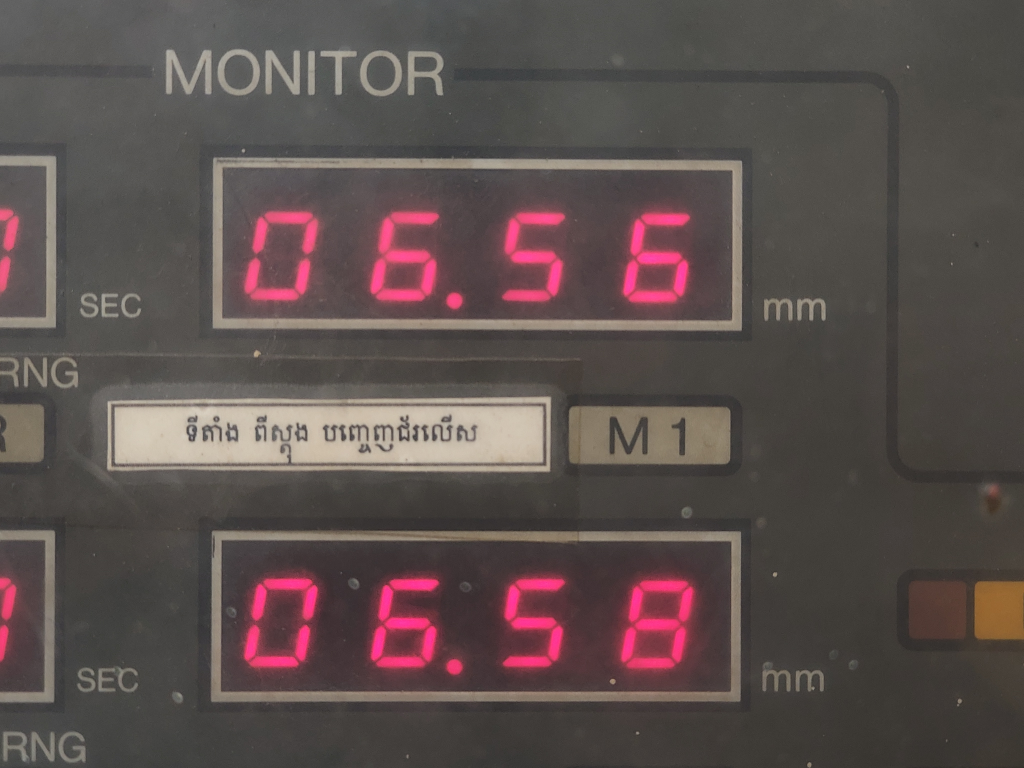
#> input picture img/raw/raw_009.jpg, 4096 x 3072 px (shown at 1/4 size)
$ python main.py
#> lines starting #> are read from the running program, lines starting #| are printed output that depends on the picture; after the words box and inside, x2 and y2 are one past the last pixel; in counts of white or black regions, pixels touching at a corner belong together
### roi_detection.py
import cv2
import imutils

def preprocess(img):
    resized = imutils.resize(img, height=300)
    gray = cv2.cvtColor(resized, cv2.COLOR_BGR2GRAY)
    gray = cv2.bilateralFilter(gray, 11, 17, 17)
    blurred = cv2.GaussianBlur(gray, (5, 5), 0)

    edged = cv2.Canny(blurred, 10, 100)
    edged = cv2.morphologyEx(
        edged,
        cv2.MORPH_CLOSE,
        cv2.getStructuringElement(cv2.MORPH_RECT, (3, 3)),
        iterations=2
    )

    return resized, gray, edged

def find_big_displays(edged):
    cnts = cv2.findContours(edged.copy(), cv2.RETR_EXTERNAL, cv2.CHAIN_APPROX_SIMPLE)
    cnts = imutils.grab_contours(cnts)

    candidates = []

    for c in cnts:
        peri = cv2.arcLength(c, True)
        approx = cv2.approxPolyDP(c, 0.02 * peri, True)

        if len(approx) != 4:
            continue

        x, y, w, h = cv2.boundingRect(approx)
        area = w * h
        aspect = w / float(h)

        # tune these values for your camera
        if w > 180 and h > 50 and area > 8000 and aspect > 3.0:
            candidates.append((x, y, w, h, area))

    # keep only the 2 biggest displays
    candidates = sorted(candidates, key=lambda item: item[4], reverse=True)[:2]

    # sort top-to-bottom
    candidates = sorted(candidates, key=lambda item: item[1])

    return candidates

def crop_from_original(original, resized, candidates, pad=5):
    scale_x = original.shape[1] / float(resized.shape[1])
    scale_y = original.shape[0] / float(resized.shape[0])

    rois = []

    for (x, y, w, h, area) in candidates:
        x0 = int((x + pad) * scale_x)
        y0 = int((y + pad) * scale_y)
        x1 = int((x + w - pad) * scale_x)
        y1 = int((y + h - pad) * scale_y)

        roi = original[y0:y1, x0:x1]
        rois.append((x0, y0, x1, y1, roi))

    return rois

### digit_segmentation.py
import cv2
import imutils
import numpy as np


DIGITS_LOOKUP = {
    (1, 1, 1, 0, 1, 1, 1): "0",
    (0, 0, 1, 0, 0, 1, 0): "1",
    (1, 0, 1, 1, 1, 0, 1): "2",
    (1, 0, 1, 1, 0, 1, 1): "3",
    (0, 1, 1, 1, 0, 1, 0): "4",
    (1, 1, 0, 1, 0, 1, 1): "5",
    (1, 1, 0, 1, 1, 1, 1): "6",
    (1, 0, 1, 0, 0, 1, 0): "7",
    (1, 1, 1, 1, 1, 1, 1): "8",
    (1, 1, 1, 1, 0, 1, 1): "9",
}

def thresholding_digit(roi_img):
    b_channel, g_channel, r_channel = cv2.split(roi_img)

    # Seven-segment LEDs are strongly red, so isolate that signal instead of
    # inverting a grayscale image, which turns the whole dark display on.
    red_score = cv2.subtract(r_channel, cv2.max(b_channel, g_channel))
    red_score = cv2.GaussianBlur(red_score, (5, 5), 0)

    thresh = cv2.threshold(
        red_score,
        0,
        255,
        cv2.THRESH_BINARY | cv2.THRESH_OTSU,
    )[1]

    small_kernel = cv2.getStructuringElement(cv2.MORPH_RECT, (3, 3))
    thresh = cv2.morphologyEx(thresh, cv2.MORPH_OPEN, small_kernel)
    thresh = cv2.morphologyEx(thresh, cv2.MORPH_CLOSE, small_kernel)

    return thresh

def _extract_components(thresh_img):
    roi_h, roi_w = thresh_img.shape[:2]

    merge_kernel = cv2.getStructuringElement(
        cv2.MORPH_RECT,
        (
            max(25, roi_w // 80),
            max(25, roi_h // 24),
        ),
    )
    merged = cv2.morphologyEx(thresh_img, cv2.MORPH_CLOSE, merge_kernel)

    cnts = cv2.findContours(merged.copy(), cv2.RETR_EXTERNAL, cv2.CHAIN_APPROX_SIMPLE)
    cnts = imutils.grab_contours(cnts)
    components = []

    for c in cnts:
        (x, y, w, h) = cv2.boundingRect(c)

        area = w * h
        is_digit = h >= int(roi_h * 0.45) and w >= int(roi_w * 0.04)
        is_decimal = (
            area >= int(roi_h * roi_w * 0.0015)
            and 0.6 <= (w / float(h)) <= 1.4
            and y >= int(roi_h * 0.65)
        )

        if is_digit or is_decimal:
            components.append(
                {
                    "bbox": (x, y, w, h),
                    "kind": "decimal" if is_decimal and not is_digit else "digit",
                }
            )

    components.sort(key=lambda item: item["bbox"][0])
    return components


def _normalize_digit_crop(binary_crop):
    ys, xs = np.where(binary_crop > 0)
    if len(xs) == 0 or len(ys) == 0:
        return None

    tight = binary_crop[ys.min():ys.max() + 1, xs.min():xs.max() + 1]
    return cv2.resize(tight, (100, 180), interpolation=cv2.INTER_NEAREST)


def decode_digit(binary_crop):
    normalized = _normalize_digit_crop(binary_crop)
    if normalized is None:
        return "?", (0, 0, 0, 0, 0, 0, 0), [0.0] * 7

    segments = [
        ((22, 8), (78, 30)),
        ((6, 22), (28, 82)),
        ((72, 22), (94, 82)),
        ((22, 76), (78, 104)),
        ((6, 98), (28, 158)),
        ((72, 98), (94, 158)),
        ((22, 150), (78, 172)),
    ]

    pattern = []
    fill_ratios = []

    for (x0, y0), (x1, y1) in segments:
        segment_roi = normalized[y0:y1, x0:x1]
        fill_ratio = cv2.countNonZero(segment_roi) / float(segment_roi.size)
        fill_ratios.append(fill_ratio)
        pattern.append(1 if fill_ratio > 0.35 else 0)

    pattern = tuple(pattern)
    value = DIGITS_LOOKUP.get(pattern, "?")
    rounded_ratios = [round(ratio, 3) for ratio in fill_ratios]
    return value, pattern, rounded_ratios


def read_display(thresh_img):
    components = _extract_components(thresh_img)
    chars = []

    for component in components:
        x, y, w, h = component["bbox"]

        if component["kind"] == "decimal":
            component["value"] = "."
            chars.append(".")
            continue

        digit_crop = thresh_img[y:y + h, x:x + w]
        value, pattern, fill_ratios = decode_digit(digit_crop)
        component["value"] = value
        component["pattern"] = pattern
        component["fill_ratios"] = fill_ratios
        chars.append(value)

    return "".join(chars), components


# [18 lines left out: function digit_recognition, not called in this run]

### main.py
import cv2
from pathlib import Path
from roi_detection import preprocess, find_big_displays, crop_from_original
from digit_segmentation import read_display, thresholding_digit


if __name__ == "__main__":
    image_path = Path(__file__).resolve().parent / "img" / "raw" / "raw_009.jpg"
    img = cv2.imread(str(image_path))
#> img is the input picture: shape (3072, 4096, 3); mean B, G, R 77.6, 79.5, 91.8
    if img is None:
        raise FileNotFoundError(f"Could not read image: {image_path}")

    resized, gray, edged = preprocess(img)
#> in preprocess, `edged = cv2.Canny(blurred, 10, 100)`: edged: shape (300, 400); 5.8% white in thin lines or dots
#> in preprocess, `edged = cv2.morphologyEx( edged, cv2.MORPH_CLOSE, cv2.getStructuringEl..`:
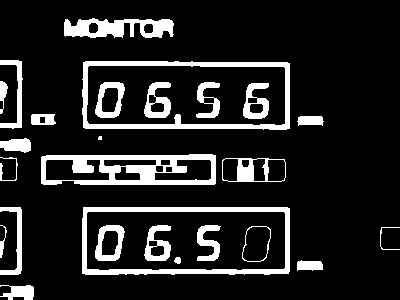
#> edged: shape (300, 400); 14% white; 26 white regions (1 under 20 px)
    displays = find_big_displays(edged)
#> in find_big_displays, `cnts = cv2.findContours(edged.copy(), cv2.RETR_EXTERNAL, cv2.CHAIN_APP..`: cnts = 17 contours, 2 with area under 20; largest, box (x1, y1, x2, y2) and area: (82, 61, 290, 130) 13718, (82, 207, 290, 275) 13710, (41, 154, 216, 185) 5002, (64, 18, 174, 38) 1444, (222, 158, 286, 182) 1410
#> the loop in find_big_displays, `for c in cnts:` made 17 passes
#> peri on passes 1, 2, 3, 4, 6, 7, 8, 10, 11, 12, 13, 14: 118.4, 67.31, 115.3, 77.8, 207.6, 168.1, 143.2, 80.97, 11.41, 67.31, 66.49, 76.97
#> (peri, approx, x, y, w, h, area, aspect) on passes 5, 9, 15: (550.9, [[83, 207], [85, 274], [289, 271], [287, 207]], 83, 207, 207, 68, 14076, 3.04), (410.1, [[215, 155], [46, 155], [41, 183], [214, 184]], 41, 155, 175, 30, 5250, 5.83), (549.5, [[83, 62], [85, 128], [289, 128], [287, 62]], 83, 62, 207, 67, 13869, 3.09)
#> after the loop in find_big_displays, `for c in cnts:`: candidates = [(83, 207, 207, 68, 14076), (83, 62, 207, 67, 13869)]
#> in find_big_displays, `candidates = sorted(candidates, key=lambda item: item[1])`: candidates = [(83, 62, 207, 67, 13869), (83, 207, 207, 68, 14076)]
#> displays has the same summary as candidates in find_big_displays
    rois = crop_from_original(img, resized, displays, pad=5)
#> the loop in crop_from_original, `for (x, y, w, h, area) in candidates:` made 2 passes
#> (x, y, w, h, area, x0, y0, x1) on passes 1 to 2: (83, 62, 207, 67, 13869, 901, 686, 2918), (83, 207, 207, 68, 14076, 901, 2170, 2918)
#> pass 1, in crop_from_original, `roi = original[y0:y1, x0:x1]`:
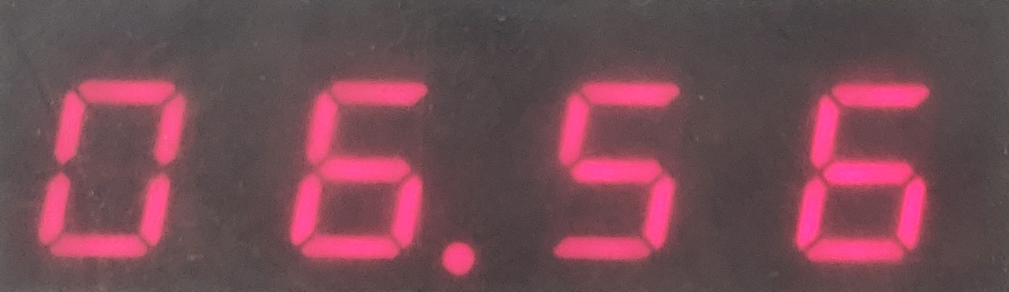
#> roi: shape (583, 2017, 3) (shown at 1/2 size); mean B, G, R 84.4, 75.1, 116.9
#> after the loop in crop_from_original, `for (x, y, w, h, area) in candidates:`: rois = 2 items
#> rois = 2 items

    vis = resized.copy()

    for i, (x, y, w, h, area) in enumerate(displays):
        cv2.rectangle(vis, (x, y), (x + w, y + h), (0, 255, 0), 2)
#> this loop made 2 passes
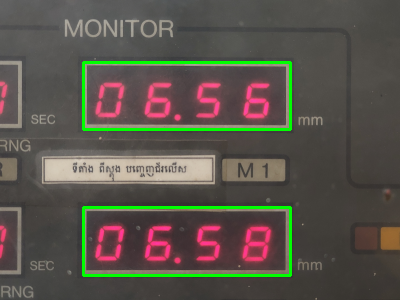
#> vis: shape (300, 400, 3); mean B, G, R 75.3, 84, 89.2

    for i, (x0, y0, x1, y1, roi) in enumerate(rois):
        thresh = thresholding_digit(roi)
        result, components = read_display(thresh)

        roi_vis = roi.copy()
        print(f"roi_{i}: {result}")

        for component in components:
            x, y, w, h = component["bbox"]
            color = (0, 255, 255) if component["kind"] == "decimal" else (0, 255, 0)
            cv2.rectangle(roi_vis, (x, y), (x + w, y + h), color, 3)

            label = component.get("value", component["kind"])
            cv2.putText(
                roi_vis,
                label,
                (x, max(30, y - 10)),
                cv2.FONT_HERSHEY_SIMPLEX,
                1.0,
                color,
                2,
                cv2.LINE_AA,
            )

        cv2.putText(
            roi_vis,
            result,
            (20, 40),
            cv2.FONT_HERSHEY_SIMPLEX,
            1.2,
            (0, 255, 0),
            3,
            cv2.LINE_AA,
        )

        cv2.imshow(f"roi_{i}", roi_vis)
        cv2.imshow(f"thresh_{i}", thresh)
#> this loop made 2 passes
#> (x0, y0, x1, y1, small_kernel in thresholding_digit) on pass 1: (901, 686, 2918, 1269, [[1, 1, 1], [1, 1, 1], [1, 1, 1]])
#> (x0, y0, x1, y1, small_kernel in thresholding_digit) on pass 2: (901, 2170, 2918, 2764, [[1, 1, 1], [1, 1, 1], [1, 1, 1]])
#| roi_0: 06.56
#| roi_1: 06.58
#> pass 1, in thresholding_digit, `b_channel, g_channel, r_channel = cv2.split(roi_img)`:
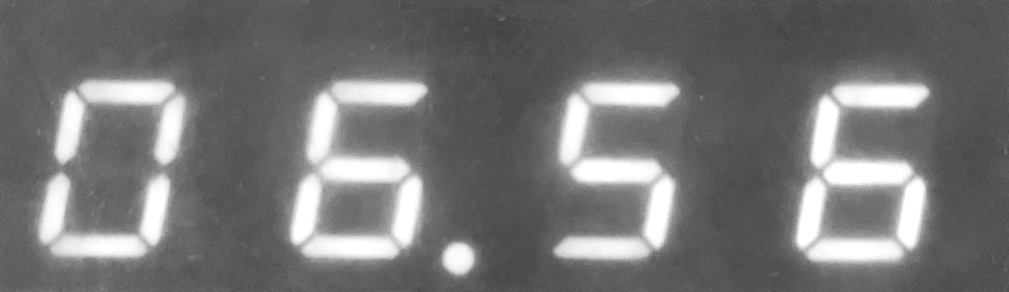
#> r_channel: shape (583, 2017) (shown at 1/2 size); min 50, max 255, mean 116.9
#> pass 1, in thresholding_digit, `red_score = cv2.subtract(r_channel, cv2.max(b_channel, g_channel))`:
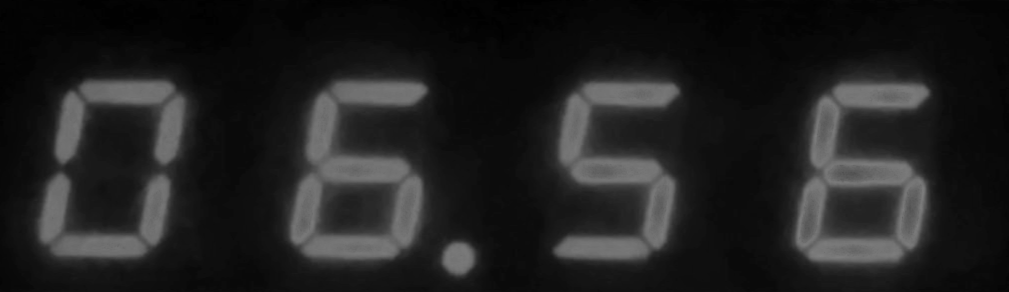
#> red_score: shape (583, 2017) (shown at 1/2 size); min 0, max 128, mean 32.4
#> after the loop:
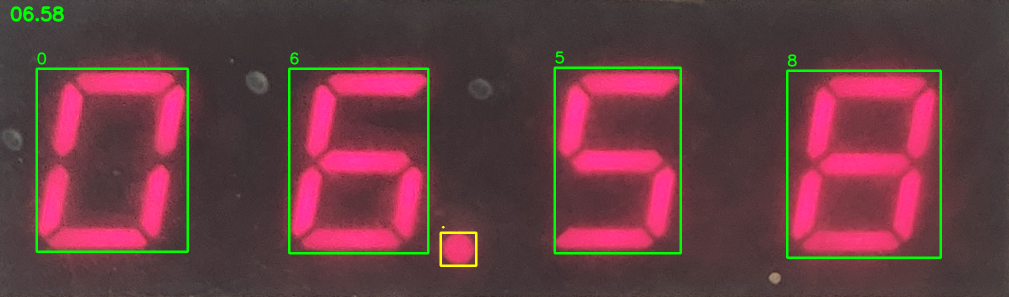
#> roi_vis: shape (594, 2017, 3) (shown at 1/2 size); mean B, G, R 66.6, 61.1, 103.8
#> after the loop:
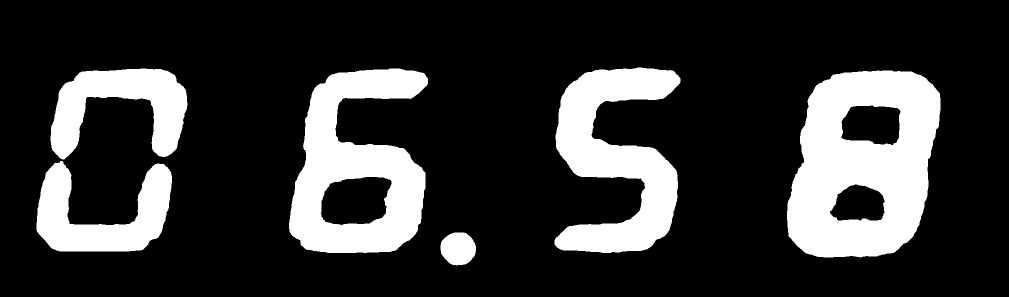
#> thresh: shape (594, 2017) (shown at 1/2 size); 20.2% white; 6 white regions, box (x1, y1, x2, y2) and area: (1574, 141, 1881, 515) 79451, (578, 137, 856, 506) 57888, (1109, 135, 1361, 506) 50406, (101, 137, 375, 319) 25593, (73, 322, 344, 503) 25533, (881, 465, 952, 531) 3688

    cv2.imshow("detected", vis)
    cv2.waitKey(0)
    cv2.destroyAllWindows()

$ run again, with img/raw/raw_001.jpg copied over img/raw/raw_009.jpg
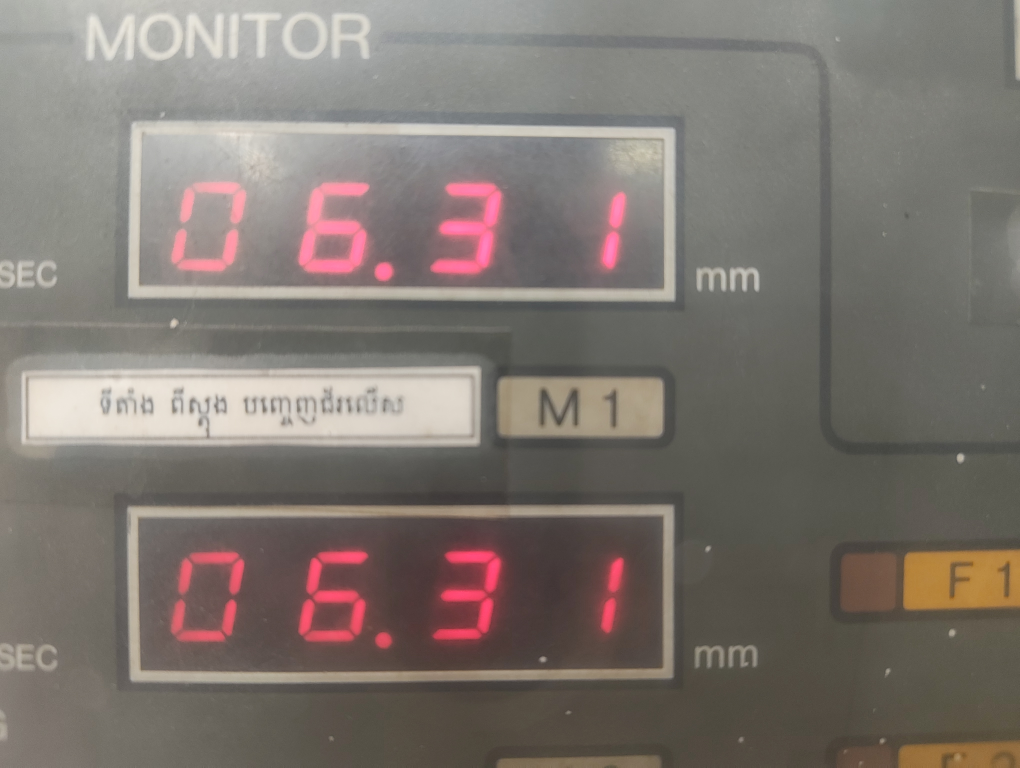
#> input picture img/raw/raw_001.jpg, 4080 x 3072 px (shown at 1/4 size)
#> img is the input picture: shape (3072, 4080, 3); mean B, G, R 111.7, 117.9, 126.1
#> in preprocess, `edged = cv2.morphologyEx( edged, cv2.MORPH_CLOSE, cv2.getStructuringEl..`:
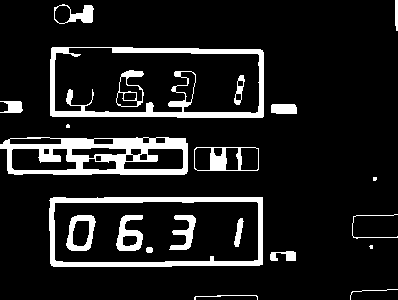
#> edged: shape (300, 398); 11.6% white; 22 white regions (3 under 20 px)
#> in find_big_displays, `cnts = cv2.findContours(edged.copy(), cv2.RETR_EXTERNAL, cv2.CHAIN_APP..`: cnts = 15 contours, 6 with area under 20; largest, box (x1, y1, x2, y2) and area: (50, 47, 264, 118) 14570, (49, 197, 263, 267) 14516, (0, 137, 188, 175) 6476, (194, 147, 259, 171) 1464, (54, 4, 94, 24) 494
#> the loop in find_big_displays, `for c in cnts:` made 15 passes
#> (peri, approx, x, y, w, h, area, aspect) on passes 1, 2, 6, 8, 9: (137.9, [[194, 297], [255, 295], [257, 299], [256, 295]], 194, 295, 64, 5, 320, 12.8), (108.7, [[397, 289], [352, 291], [350, 299], [353, 291]], 350, 289, 48, 11, 528, 4.36), (562.4, [[49, 200], [53, 266], [262, 264], [262, 197]], 49, 197, 214, 70, 14980, 3.06), (170.5, [[194, 149], [197, 170], [258, 169], [255, 147]], 194, 147, 65, 24, 1560, 2.71), (445.4, [[0, 144], [14, 174], [187, 171], [185, 138]], 0, 138, 188, 37, 6956, 5.08)
#> after the loop in find_big_displays, `for c in cnts:`: candidates = [(49, 197, 214, 70, 14980), (51, 48, 213, 69, 14697)]
#> in find_big_displays, `candidates = sorted(candidates, key=lambda item: item[1])`: candidates = [(51, 48, 213, 69, 14697), (49, 197, 214, 70, 14980)]
#> displays has the same summary as candidates in find_big_displays
#> the loop in crop_from_original, `for (x, y, w, h, area) in candidates:` made 2 passes
#> (x, y, w, h, area, x0, y0, x1) on passes 1 to 2: (51, 48, 213, 69, 14697, 574, 542, 2655), (49, 197, 214, 70, 14980, 553, 2068, 2644)
#> after the loop in crop_from_original, `for (x, y, w, h, area) in candidates:`: rois = 2 items
#> the loop `for i, (x, y, w, h, area) in enumerate(displays):` made 2 passes
#> the loop `for i, (x0, y0, x1, y1, roi) in enumerate(rois):` made 2 passes
#> (x0, y0, x1, y1, small_kernel in thresholding_digit) on passes 1 to 2: (574, 542, 2655, 1146, [[1, 1, 1], [1, 1, 1], [1, 1, 1]]), (553, 2068, 2644, 2682, [[1, 1, 1], [1, 1, 1], [1, 1, 1]])
#> (printed output is left out)
#> after the loop `for i, (x0, y0, x1, y1, roi) in enumerate(rois):`:
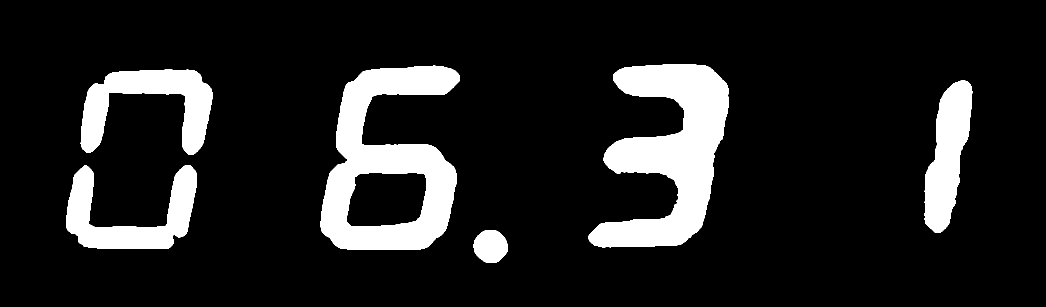
#> thresh: shape (614, 2091) (shown at 1/2 size); 12.8% white; 6 white regions, box (x1, y1, x2, y2) and area: (1177, 128, 1458, 495) 52836, (641, 131, 920, 500) 51247, (161, 139, 425, 310) 20329, (133, 330, 394, 498) 19466, (1849, 161, 1945, 466) 17355, (947, 460, 1016, 526) 3529
